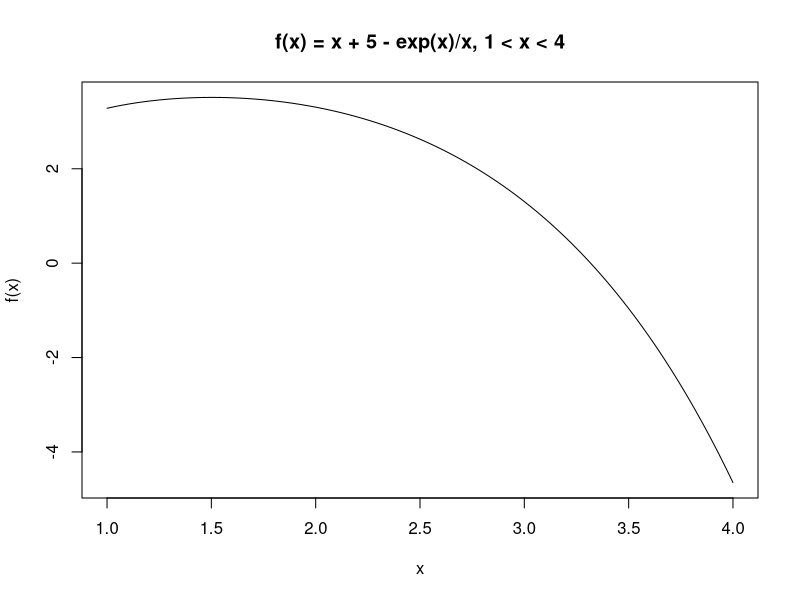
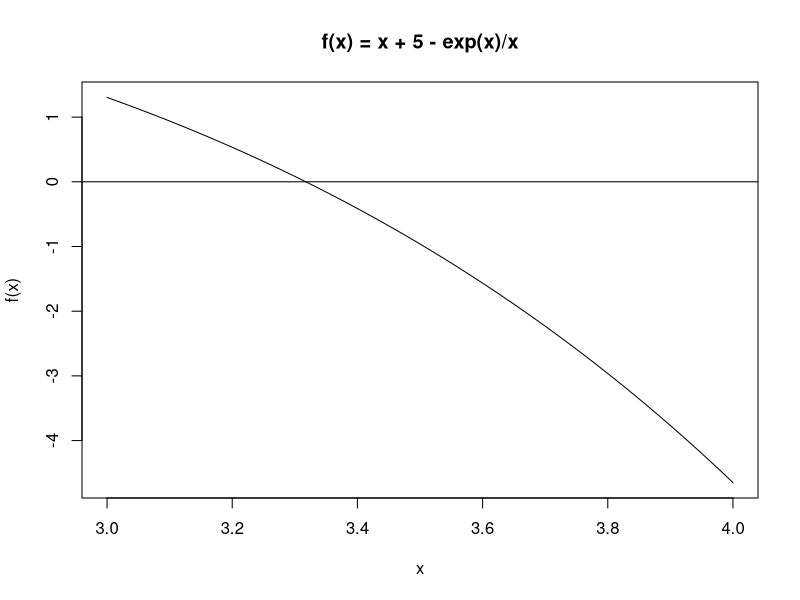
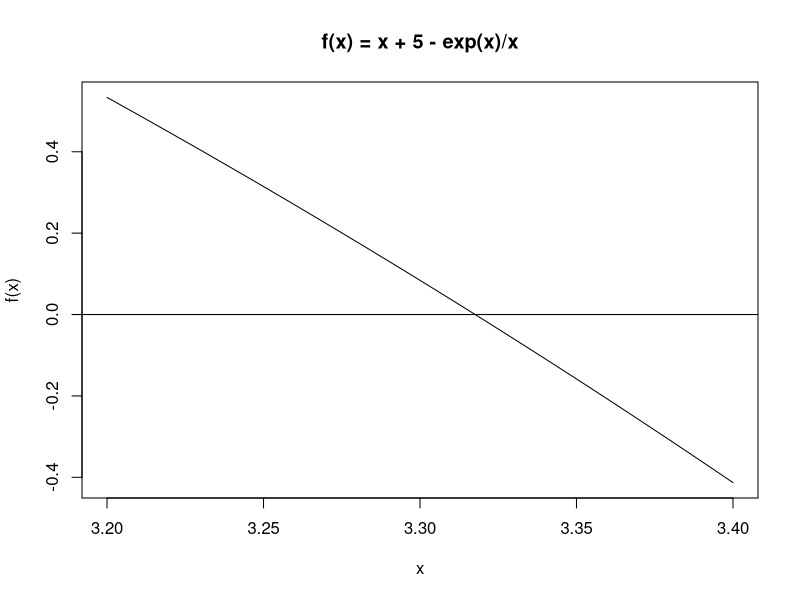
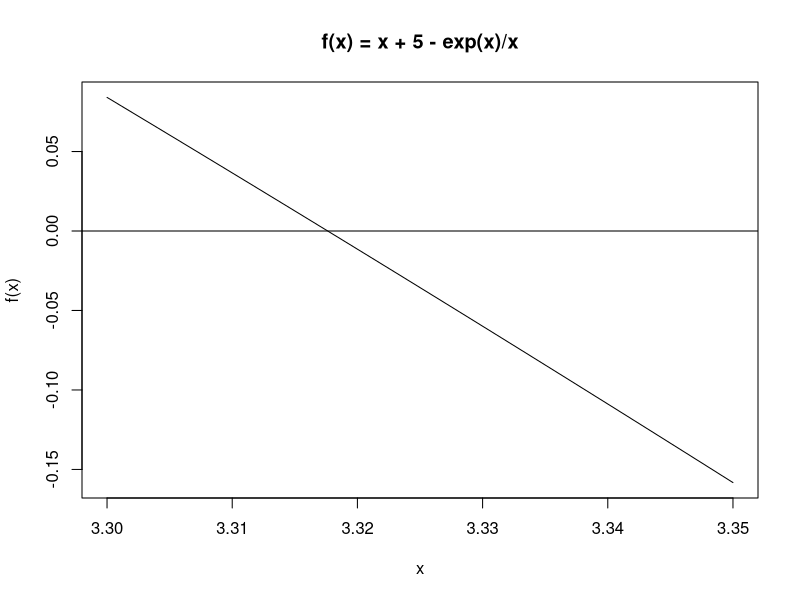
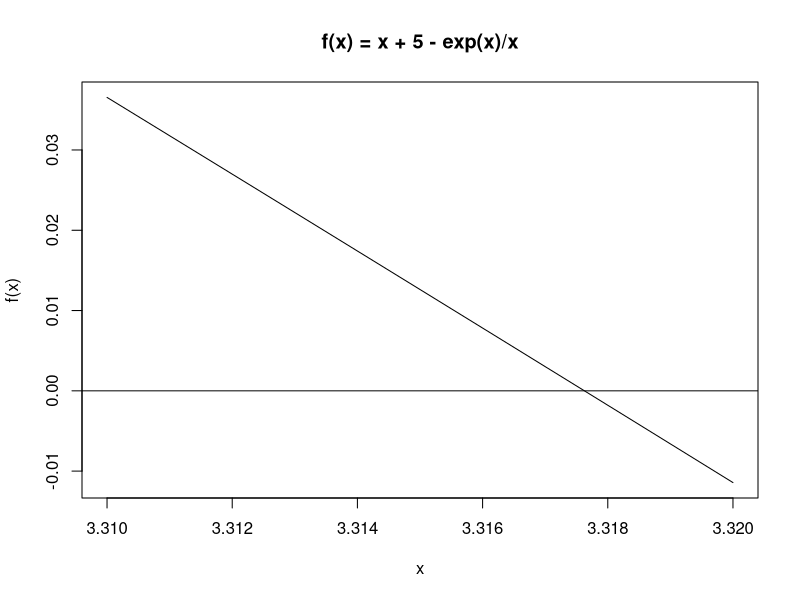
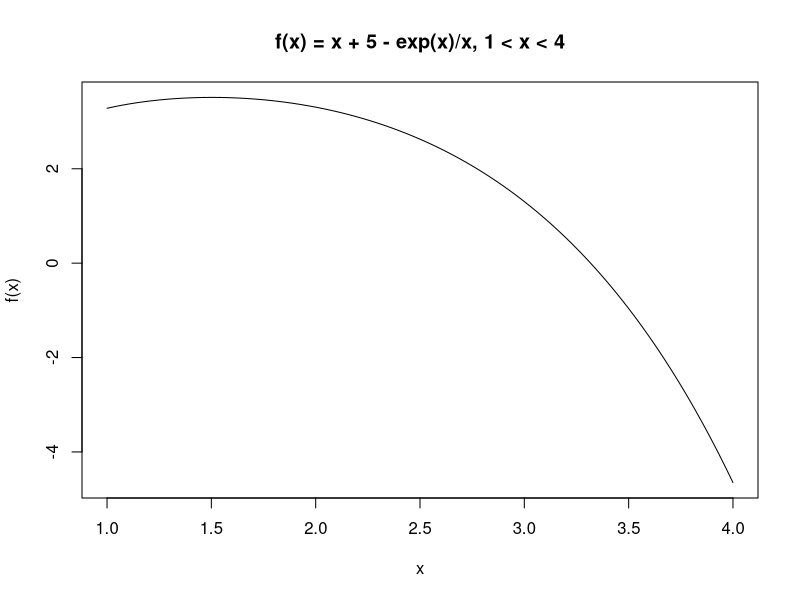

These figures' R source, in order:
#
#   Defining a simple function, plotting it and solving an equation.
#
#   Define the function - note that X is a dummy argument in
#   the definition
#.  
My.function <- function(X) X + 5 - exp(X)/X
#
#   Set up the x-values
#
x <- seq(1, 4, by = 0.001)
#
#   and plot
#
plot(x, My.function(x), type = "l", ylab = "f(x)",
     main = "f(x) = x + 5 - exp(x)/x, 1 < x < 4")
#
#   You can solve the equation graphically.  Another function helps.
#
Solve.function <- function(Left, Right, By){
  x <- seq(Left, Right, by = By)
  plot(x, My.function(x), type = "l", ylab = "f(x)",
       main = "f(x) = x + 5 - exp(x)/x")
  abline(h = 0)
}
#
#  Now call the plotting function with a sequence of values
#  which home in on the answer.
#
Solve.function(3, 4, 0.001)
Solve.function(3.2, 3.4, 0.001)
Solve.function(3.3, 3.35, 0.001)
Solve.function(3.31, 3.32, 0.001)
#
#  and stop when you are happy.
#
#  You can also do this by Newton-Raphson, for example.
#
#  First we define the derivative as a function
#
Deriv <- function(x) 1 - exp(x)/x + exp(x)/x^2
#
#   and then use both our functions to define the Newton-Raphson algorithm
#
Newton <- function(x) x - My.function(x)/Deriv(x)
#
plot(x, My.function(x), type = "l", ylab = "f(x)",
     main = "f(x) = x + 5 - exp(x)/x, 1 < x < 4")
#
Newton(3)
Newton(3.37674)
Newton(3.31933)
#
#  or four iteration in one go
#
Newton(Newton(Newton(Newton(3))))
#
#  which will give us the solution to about 6 sig figs.
